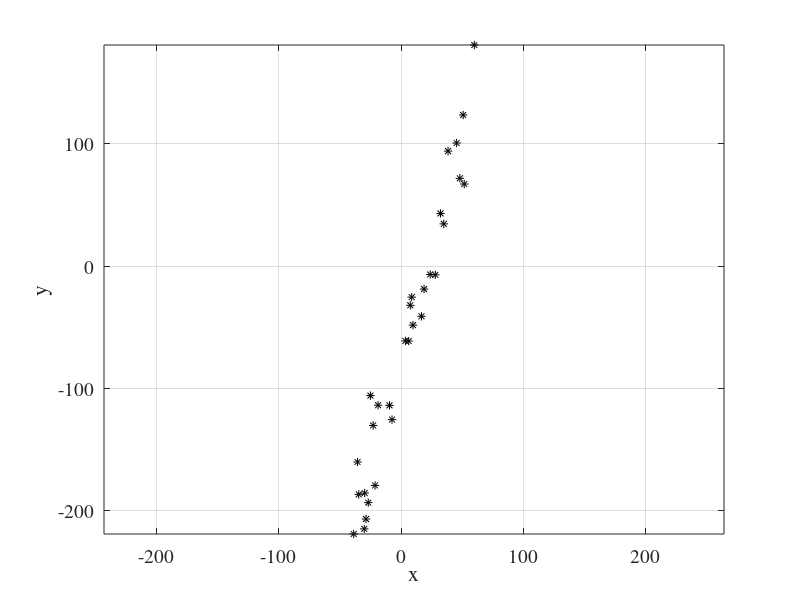

Recreate this plot in MATLAB. (Note: this script raises an error after producing the figure.)
function hw2_2
set(0,'defaulttextfontname','times','defaulttextfontsize',14);
set(0,'defaultaxesfontname','times','defaultaxesfontsize',14);

% load data
load ge118_hw2.mat

% plot data
figure(1)
plot(x,y,'k*'); 
grid on; axis equal;
xlabel('x'); ylabel('y');

%%%%%%%%%%%%%%%%%%%%%%%%%%%%%%
% grid search
m1 = -150:0.1:0;
m2 = 1:0.01:10;
% L1 norm
[m1_l1,m2_l1,err_l1,err_all_l1] = grid_search(x,y,m1,m2,1);
% L2 norm
[m1_l2,m2_l2,err_l2,err_all_l2] = grid_search(x,y,m1,m2,2);

% plotting
figure(2)
subplot(121)
pcolor(m2,m1,err_all_l1); 
hold on;
plot(m2_l1,m1_l1,'ko');
shading flat;
caxis(crange(err_all_l1));
xlabel('m2');ylabel('m1');title('L1 norm');
hold off; 

subplot(122)
pcolor(m2,m1,err_all_l2);
hold on;
plot(m2_l2,m1_l2,'ko');
shading flat;
caxis(crange(err_all_l2));
xlabel('m2');ylabel('m1');title('L2 norm');
hold off;

%%%%%%%%%%%%%%%%%%%%%%%%%%%%%%
% least square
[m1_ls,m2_ls] = least_square(x,y);

%%%%%%%%%%%%%%%%%%%%%%%%%%%%%%
disp('L1 norm           L2 norm             LS');
disp('m1');
disp([m1_l1  m1_l2  m1_ls]);
disp('m2');
disp([m2_l1  m2_l2  m2_ls]);

end

% LEAST SQUARE SOLUTION
function [m1, m2] = least_square(xdata,ydata)
G = [ones(length(xdata),1) xdata(:)];
tmp = (G'*G)^(-1) * G' * ydata;
m1 = tmp(1);
m2 = tmp(2);
end

% GRID SEARCH
function [m1_best,m2_best,err_best,err] = grid_search(xdata,ydata,m1,m2,flag)
% error over the model space
err = zeros(length(m1),length(m2));
for i = 1:length(m1)
    for j = 1:length(m2)
        err(i,j) = misfit(xdata,ydata,m1(i),m2(i),flag);
    end
end

% find the optimum solution
[err_best,id] = min(err(:));
[I,J] = ind2sub(size(err),id);
m1_best = m1(I);
m2_best = m2(J);
end

% calculate the misfit
function err = misfit(xdata,ydata,m1,m2,flag)
ypred = m1 + m2 * xdata;
if flag == 1       % L1 norm
    err = sum(abs(ypred-ydata));
elseif flag == 2   % L2 norm
    err = sum((ypred-ydata).^2);
end
end

% caxis for error plot
function vec = crange(err)
minval = min(err(:));
maxval = minval + 0.15 * (max(err(:)) - minval);
vec = [minval maxval];
end